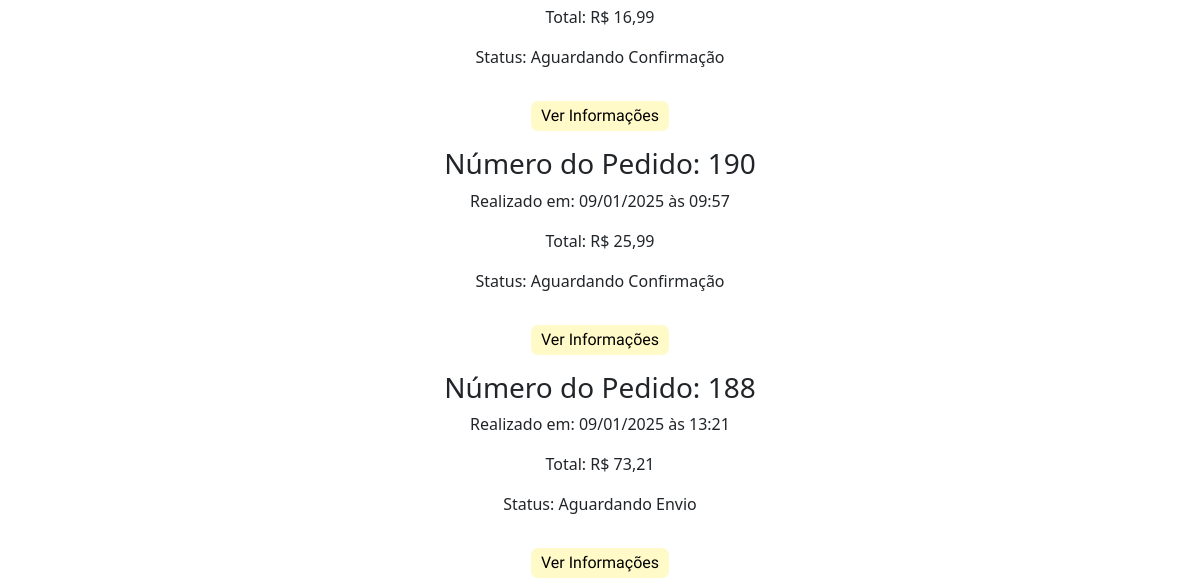
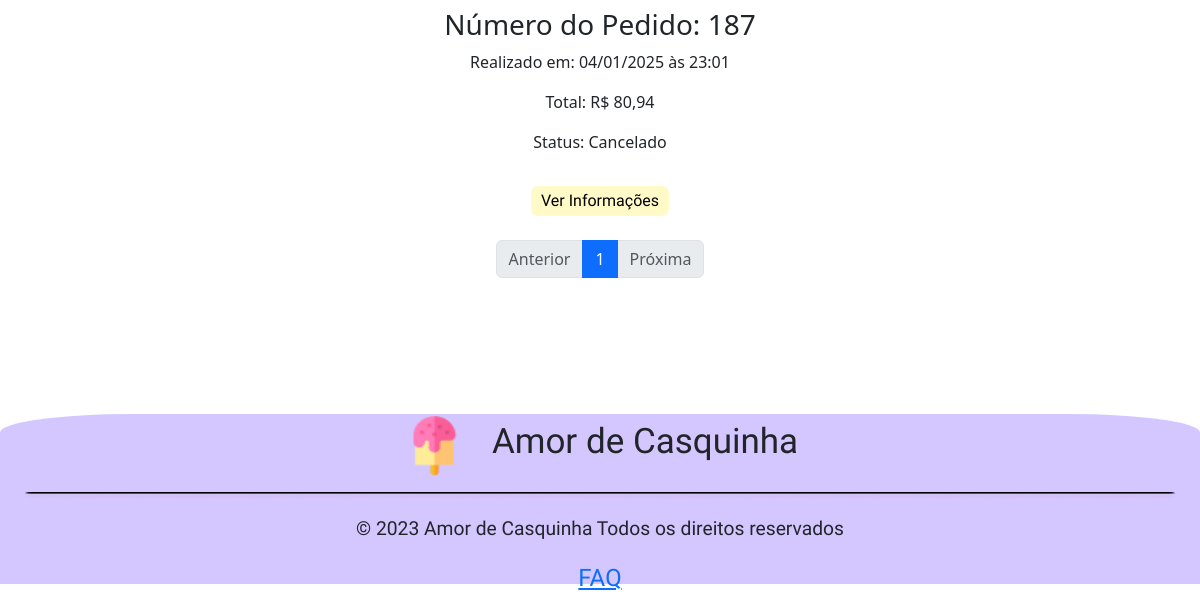
Before: /app/view/pedidos.php (lower part) with the older database file (2 pictures, top to bottom).
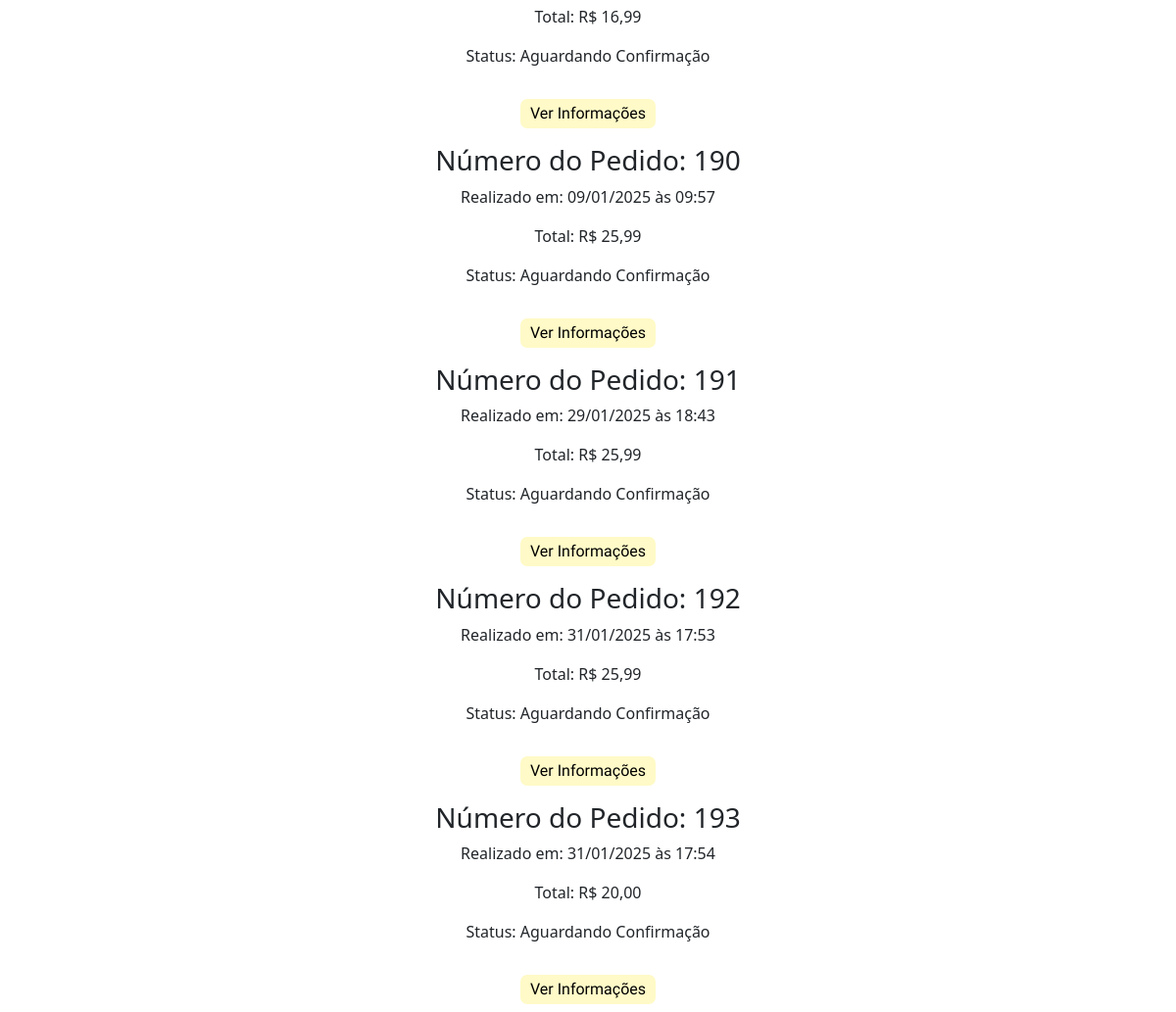
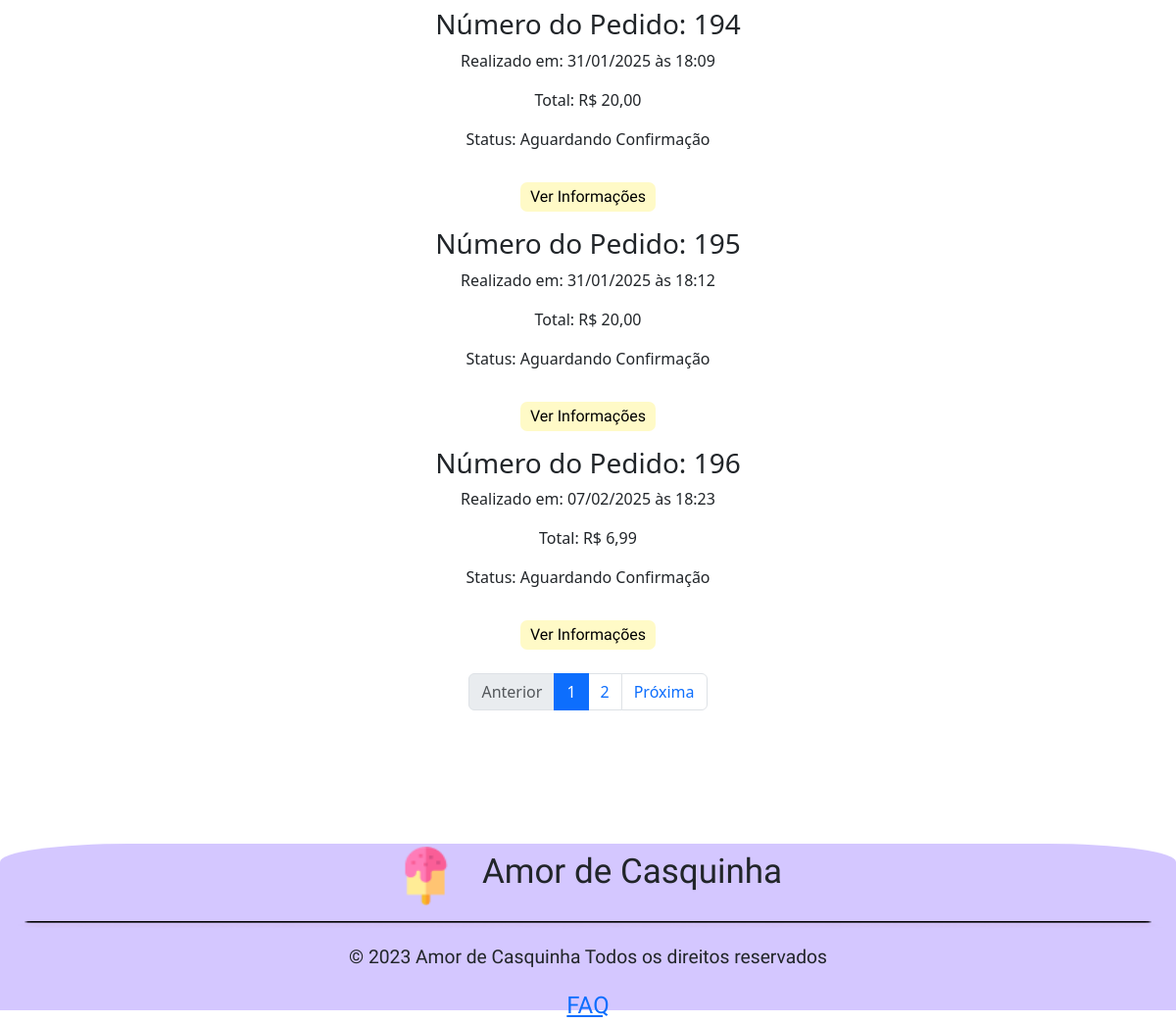
After: the same page with the newer database file (2 pictures, top to bottom).
### tables this page shows
CREATE TABLE `pedidos` (
  `idPedido` int(11) NOT NULL,
  `idCliente` int(11) NOT NULL,
  `dtPedido` datetime DEFAULT NULL,
  `dtPagamento` datetime DEFAULT NULL,
  `tipoFrete` int(11) DEFAULT 0 COMMENT '{ { 0, Retirada }, { 1, MOTOBOY } }',
  `idEndereco` int(11) DEFAULT NULL,
  `valorTotal` decimal(12,2) DEFAULT NULL,
  `dtCancelamento` datetime DEFAULT NULL,
  `motivoCancelamento` text DEFAULT NULL,
  `statusPedido` enum('Aguardando Confirmação','Aguardando Envio','A Caminho','Entregue','Cancelado','Concluído','Entrega Falhou') DEFAULT 'Aguardando Confirmação',
  `idEntregador` int(11) DEFAULT NULL,
  `frete` double DEFAULT NULL,
  `meioPagamento` enum('Cartão de Débito','Cartão de Crédito','Dinheiro') NOT NULL DEFAULT 'Dinheiro',
  `trocoPara` float DEFAULT NULL
);

### app/config/database.php (called while the page is built, shortened)
<?php
    class Database {
        private $host;
        private $db;
        private $user;
        private $pass;
        private $charset;
        private $conn;
        public function __construct() {
            $env = file_get_contents(__DIR__."/.env");
            $lines = explode("\n",$env);
            $this->host = 'localhost';
            $this->db = 'db_sorveteria';
            $this->user = 'root';
            $this->pass = '';
            $this->charset = 'utf8mb4';
        }
        public function getConnection() {
            $dsn = "mysql:host={$this->host};dbname={$this->db};charset={$this->charset}";
            $options = [
                PDO::ATTR_ERRMODE            => PDO::ERRMODE_EXCEPTION,
                PDO::ATTR_DEFAULT_FETCH_MODE => PDO::FETCH_ASSOC,
                PDO::ATTR_EMULATE_PREPARES   => false,
            ];
            try {
                $this->conn = new PDO($dsn, $this->user, $this->pass, $options);
            } catch (PDOException $e) {
                throw new PDOException($e->getMessage(), (int)$e->getCode());
            }
            return $this->conn;
        }
}

### app/model/pedido.php (called while the page is built, shortened)
<?php
require_once '../config/database.php';
class Pedido {
    private $conn;
    public function __construct() {
        try {
            $database = new DataBase();
            $this->conn = $database->getConnection();
        } catch (PDOException $e) {
            throw new Exception("Erro ao conectar com o banco de dados: " . $e->getMessage());
        }
    }
    public function listarPedidos() {
        try {
            $stmt = $this->conn->prepare("CALL ListarPedidos()");
            $stmt->execute();
            $pedidos = [];
            if ($stmt->rowCount() > 0) {
                $pedidos = $stmt->fetchAll(PDO::FETCH_ASSOC);
            }
            usort($pedidos, function($a, $b) {
                $prioridades = [
                    'Aguardando Confirmação' => 1,
                    'Preparando pedido' => 2,
                    'Aguardando Retirada' => 3,
                    'Aguardando Envio' => 4,
                    'A Caminho' => 5,
                    'Entregue' => 6,
                    'Concluído' => 7,
                    'Cancelado' => 8,
                    'Entrega Falhou' => 9
                ];
                $prioridadeA = $prioridades[$a['statusPedido']] ?? 999;
                $prioridadeB = $prioridades[$b['statusPedido']] ?? 999;
                return $prioridadeA - $prioridadeB;
            });
            return $pedidos;
        } catch (PDOException $e) {
            throw new Exception("Erro ao listar pedidos: " . $e->getMessage());
        }
    }
}
?>

### app/controller/pedidoController.php (called while the page is built, shortened)
<?php
require_once '../model/pedido.php';
class PedidoController {
    private $pedidoModel;
    public function __construct() {
        $this->pedidoModel = new Pedido();
    }
    public function listarPedidos() {
        try {
            return $this->pedidoModel->listarPedidos();
        } catch (Exception $e) {
            echo "error" . $e->getMessage();
        }
    }
}
?>

### app/view/pedidos.php (the view, shortened to what the changed rows need)
<?php
require_once '../controller/pedidoController.php';
$pedidoController = new PedidoController();
$pedidosPorPagina = 8;
$paginaAtual = isset($_GET['pagina']) ? (int)$_GET['pagina'] : 1;
$offset = ($paginaAtual - 1) * $pedidosPorPagina;
$pedidos = $pedidoController->listarPedidos();
$totalPedidos = count($pedidos);
$totalPaginas = ceil($totalPedidos / $pedidosPorPagina);
$pedidosPagina = array_slice($pedidos, $offset, $pedidosPorPagina);
?>
<!DOCTYPE html>
<html lang="pt-br">
<head>
    <link href="https://cdn.jsdelivr.net/npm/bootstrap@5.3.2/dist/css/bootstrap.min.css" rel="stylesheet">
    <link rel="stylesheet" href="style/CabecalhoRodape.css">
    <link rel="stylesheet" href="style/pedidosS.css">
</head>
<body>
    <main class="container my-5 text-center d-flex flex-column justify-content-center">
        <?php if (!empty($pedidosPagina)): ?>
            <?php foreach ($pedidosPagina as $pedido): ?>
                <div class="container0">
                    <div class="container1">
                        <h3 class="titulo mt-3">Número do Pedido: <?= htmlspecialchars($pedido['idPedido']); ?></h3>
                        <p>Realizado em: <?= htmlspecialchars((new DateTime($pedido['dtPedido']))->format('d/m/Y \à\s H:i')); ?></p>
                        <p>Total: R$ <?= number_format($pedido['valorTotal'], 2, ',', '.'); ?></p>
                        <p>Status: <?= htmlspecialchars($pedido['statusPedido']); ?></p>
                        <button class="btnVerInfos mt-3"><a href="informacoesPedido.php?idPedido=<?= $pedido['idPedido']; ?>">Ver Informações</a></button>
                    </div>
                </div>
            <?php endforeach; ?>
        <?php else: ?>
            <div class="alert alert-warning">Nenhum pedido encontrado.</div>
        <?php endif; ?>
        <nav aria-label="Navegação de página">
            <ul class="pagination justify-content-center mt-4">
                <?php for ($i = 1; $i <= $totalPaginas; $i++): ?>
                    <li class="page-item <?= $i == $paginaAtual ? 'active' : ''; ?>">
                        <a class="page-link" href="?pagina=<?= $i; ?>"><?= $i; ?></a>
                    </li>
                <?php endfor; ?>
                <li class="page-item <?= $paginaAtual == $totalPaginas ? 'disabled' : ''; ?>">
                    <a class="page-link" href="?pagina=<?= $paginaAtual + 1; ?>">Próxima</a>
                </li>
            </ul>
        </nav>
    </main>
</body>
</html>

Changed rows visible on the page:
no longer on this page (row edited): pedidos: idPedido "188", dtPedido "09/01/2025 às 13:21", valorTotal "73,21", statusPedido "Aguardando Envio"
no longer on this page (row edited): pedidos: idPedido "187", dtPedido "04/01/2025 às 23:01", valorTotal "80,94", statusPedido "Cancelado"
added pedidos: idPedido "191", dtPedido "29/01/2025 às 18:43", valorTotal "25,99", statusPedido "Aguardando Confirmação"
added pedidos: idPedido "192", dtPedido "31/01/2025 às 17:53", valorTotal "25,99", statusPedido "Aguardando Confirmação"
added pedidos: idPedido "193", dtPedido "31/01/2025 às 17:54", valorTotal "20,00", statusPedido "Aguardando Confirmação"
added pedidos: idPedido "194", dtPedido "31/01/2025 às 18:09", valorTotal "20,00", statusPedido "Aguardando Confirmação"
added pedidos: idPedido "195", dtPedido "31/01/2025 às 18:12", valorTotal "20,00", statusPedido "Aguardando Confirmação"
added pedidos: idPedido "196", dtPedido "07/02/2025 às 18:23", valorTotal "6,99", statusPedido "Aguardando Confirmação"
Other visible differences:
new list line: "2"
